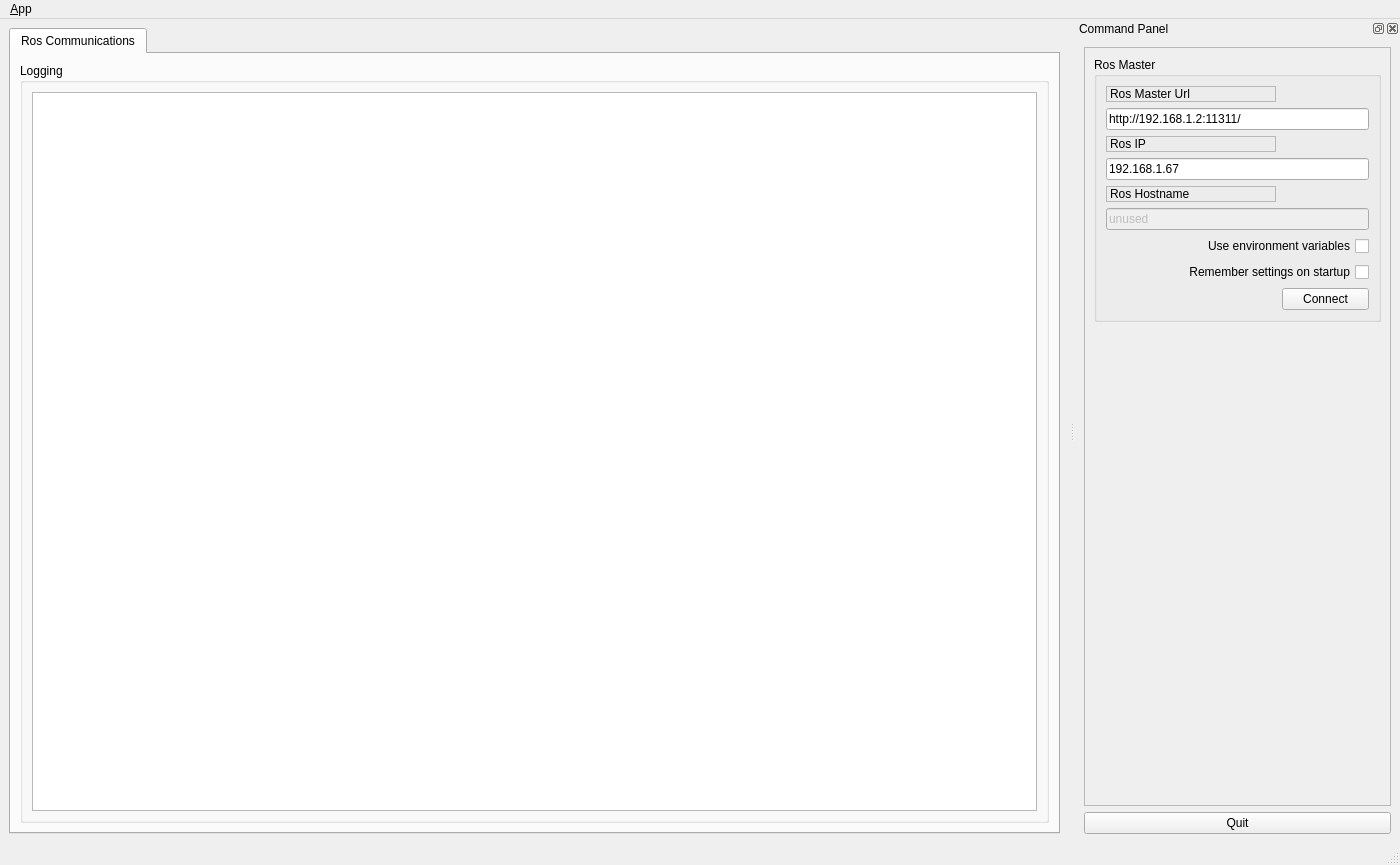
<?xml version="1.0" encoding="UTF-8"?>
<ui version="4.0">
 <class>MainWindowDesign</class>
 <widget class="QMainWindow" name="MainWindowDesign">
  <property name="geometry">
   <rect>
    <x>0</x>
    <y>0</y>
    <width>1400</width>
    <height>865</height>
   </rect>
  </property>
  <property name="windowTitle">
   <string>Youbot Application</string>
  </property>
  <property name="windowIcon">
   <iconset resource="../resources/images.qrc">
    <normaloff>:/images/icon.png</normaloff>:/images/icon.png</iconset>
  </property>
  <property name="locale">
   <locale language="English" country="Australia"/>
  </property>
  <widget class="QWidget" name="centralwidget">
   <layout class="QHBoxLayout">
    <item>
     <widget class="QTabWidget" name="tab_manager">
      <property name="minimumSize">
       <size>
        <width>640</width>
        <height>396</height>
       </size>
      </property>
      <property name="locale">
       <locale language="English" country="Australia"/>
      </property>
      <property name="currentIndex">
       <number>0</number>
      </property>
      <widget class="QWidget" name="tab_status">
       <attribute name="title">
        <string>Ros Communications</string>
       </attribute>
       <layout class="QVBoxLayout" name="verticalLayout_2">
        <item>
         <widget class="QGroupBox" name="groupBox_12">
          <property name="sizePolicy">
           <sizepolicy hsizetype="MinimumExpanding" vsizetype="Preferred">
            <horstretch>0</horstretch>
            <verstretch>0</verstretch>
           </sizepolicy>
          </property>
          <property name="title">
           <string>Logging</string>
          </property>
          <layout class="QGridLayout" name="gridLayout_3">
           <item row="0" column="0">
            <widget class="QListView" name="view_logging"/>
           </item>
          </layout>
         </widget>
        </item>
       </layout>
      </widget>
     </widget>
    </item>
   </layout>
  </widget>
  <widget class="QMenuBar" name="menubar">
   <property name="geometry">
    <rect>
     <x>0</x>
     <y>0</y>
     <width>944</width>
     <height>21</height>
    </rect>
   </property>
   <widget class="QMenu" name="menu_File">
    <property name="title">
     <string>&amp;App</string>
    </property>
    <addaction name="action_Preferences"/>
    <addaction name="separator"/>
    <addaction name="actionAbout"/>
    <addaction name="actionAbout_Qt"/>
    <addaction name="separator"/>
    <addaction name="action_Quit"/>
   </widget>
   <addaction name="menu_File"/>
  </widget>
  <widget class="QStatusBar" name="statusbar"/>
  <widget class="QDockWidget" name="dock_status">
   <property name="sizePolicy">
    <sizepolicy hsizetype="Minimum" vsizetype="Preferred">
     <horstretch>0</horstretch>
     <verstretch>0</verstretch>
    </sizepolicy>
   </property>
   <property name="minimumSize">
    <size>
     <width>325</width>
     <height>368</height>
    </size>
   </property>
   <property name="allowedAreas">
    <set>Qt::RightDockWidgetArea</set>
   </property>
   <property name="windowTitle">
    <string>Command Panel</string>
   </property>
   <attribute name="dockWidgetArea">
    <number>2</number>
   </attribute>
   <widget class="QWidget" name="dockWidgetContents_2">
    <layout class="QVBoxLayout" name="verticalLayout">
     <item>
      <widget class="QFrame" name="frame">
       <property name="sizePolicy">
        <sizepolicy hsizetype="Minimum" vsizetype="Preferred">
         <horstretch>0</horstretch>
         <verstretch>0</verstretch>
        </sizepolicy>
       </property>
       <property name="frameShape">
        <enum>QFrame::StyledPanel</enum>
       </property>
       <property name="frameShadow">
        <enum>QFrame::Raised</enum>
       </property>
       <layout class="QVBoxLayout" name="verticalLayout_3">
        <item>
         <widget class="QGroupBox" name="groupBox">
          <property name="title">
           <string>Ros Master</string>
          </property>
          <layout class="QGridLayout" name="gridLayout">
           <item row="0" column="0">
            <widget class="QLabel" name="label">
             <property name="frameShape">
              <enum>QFrame::StyledPanel</enum>
             </property>
             <property name="frameShadow">
              <enum>QFrame::Raised</enum>
             </property>
             <property name="text">
              <string>Ros Master Url</string>
             </property>
            </widget>
           </item>
           <item row="1" column="0" colspan="2">
            <widget class="QLineEdit" name="line_edit_master">
             <property name="text">
              <string>http://192.168.1.2:11311/</string>
             </property>
            </widget>
           </item>
           <item row="2" column="0">
            <widget class="QLabel" name="label_2">
             <property name="frameShape">
              <enum>QFrame::StyledPanel</enum>
             </property>
             <property name="frameShadow">
              <enum>QFrame::Raised</enum>
             </property>
             <property name="text">
              <string>Ros IP</string>
             </property>
            </widget>
           </item>
           <item row="3" column="0" colspan="2">
            <widget class="QLineEdit" name="line_edit_host">
             <property name="text">
              <string>192.168.1.67</string>
             </property>
            </widget>
           </item>
           <item row="4" column="0">
            <widget class="QLabel" name="label_3">
             <property name="frameShape">
              <enum>QFrame::StyledPanel</enum>
             </property>
             <property name="frameShadow">
              <enum>QFrame::Raised</enum>
             </property>
             <property name="text">
              <string>Ros Hostname</string>
             </property>
            </widget>
           </item>
           <item row="5" column="0" colspan="2">
            <widget class="QLineEdit" name="line_edit_topic">
             <property name="enabled">
              <bool>false</bool>
             </property>
             <property name="text">
              <string>unused</string>
             </property>
            </widget>
           </item>
           <item row="6" column="0" colspan="2">
            <widget class="QCheckBox" name="checkbox_use_environment">
             <property name="layoutDirection">
              <enum>Qt::RightToLeft</enum>
             </property>
             <property name="text">
              <string>Use environment variables</string>
             </property>
            </widget>
           </item>
           <item row="7" column="0" colspan="2">
            <widget class="QCheckBox" name="checkbox_remember_settings">
             <property name="layoutDirection">
              <enum>Qt::RightToLeft</enum>
             </property>
             <property name="text">
              <string>Remember settings on startup</string>
             </property>
            </widget>
           </item>
           <item row="8" column="0">
            <spacer name="horizontalSpacer">
             <property name="orientation">
              <enum>Qt::Horizontal</enum>
             </property>
             <property name="sizeHint" stdset="0">
              <size>
               <width>170</width>
               <height>21</height>
              </size>
             </property>
            </spacer>
           </item>
           <item row="8" column="1">
            <widget class="QPushButton" name="button_connect">
             <property name="enabled">
              <bool>true</bool>
             </property>
             <property name="sizePolicy">
              <sizepolicy hsizetype="MinimumExpanding" vsizetype="Fixed">
               <horstretch>0</horstretch>
               <verstretch>0</verstretch>
              </sizepolicy>
             </property>
             <property name="toolTip">
              <string>Set the target to the current joint trajectory state.</string>
             </property>
             <property name="statusTip">
              <string>Clear all waypoints and set the target to the current joint trajectory state.</string>
             </property>
             <property name="text">
              <string>Connect</string>
             </property>
            </widget>
           </item>
          </layout>
         </widget>
        </item>
        <item>
         <spacer name="verticalSpacer_3">
          <property name="orientation">
           <enum>Qt::Vertical</enum>
          </property>
          <property name="sizeHint" stdset="0">
           <size>
            <width>20</width>
            <height>233</height>
           </size>
          </property>
         </spacer>
        </item>
       </layout>
      </widget>
     </item>
     <item>
      <widget class="QPushButton" name="quit_button">
       <property name="sizePolicy">
        <sizepolicy hsizetype="MinimumExpanding" vsizetype="Fixed">
         <horstretch>0</horstretch>
         <verstretch>0</verstretch>
        </sizepolicy>
       </property>
       <property name="text">
        <string>Quit</string>
       </property>
      </widget>
     </item>
    </layout>
   </widget>
  </widget>
  <action name="action_Quit">
   <property name="text">
    <string>&amp;Quit</string>
   </property>
   <property name="shortcut">
    <string>Ctrl+Q</string>
   </property>
   <property name="shortcutContext">
    <enum>Qt::ApplicationShortcut</enum>
   </property>
  </action>
  <action name="action_Preferences">
   <property name="text">
    <string>&amp;Preferences</string>
   </property>
  </action>
  <action name="actionAbout">
   <property name="text">
    <string>&amp;About</string>
   </property>
  </action>
  <action name="actionAbout_Qt">
   <property name="text">
    <string>About &amp;Qt</string>
   </property>
  </action>
 </widget>
 <resources>
  <include location="../resources/images.qrc"/>
 </resources>
 <connections>
  <connection>
   <sender>action_Quit</sender>
   <signal>triggered()</signal>
   <receiver>MainWindowDesign</receiver>
   <slot>close()</slot>
   <hints>
    <hint type="sourcelabel">
     <x>-1</x>
     <y>-1</y>
    </hint>
    <hint type="destinationlabel">
     <x>399</x>
     <y>299</y>
    </hint>
   </hints>
  </connection>
  <connection>
   <sender>quit_button</sender>
   <signal>clicked()</signal>
   <receiver>MainWindowDesign</receiver>
   <slot>close()</slot>
   <hints>
    <hint type="sourcelabel">
     <x>859</x>
     <y>552</y>
    </hint>
    <hint type="destinationlabel">
     <x>469</x>
     <y>299</y>
    </hint>
   </hints>
  </connection>
 </connections>
</ui>
